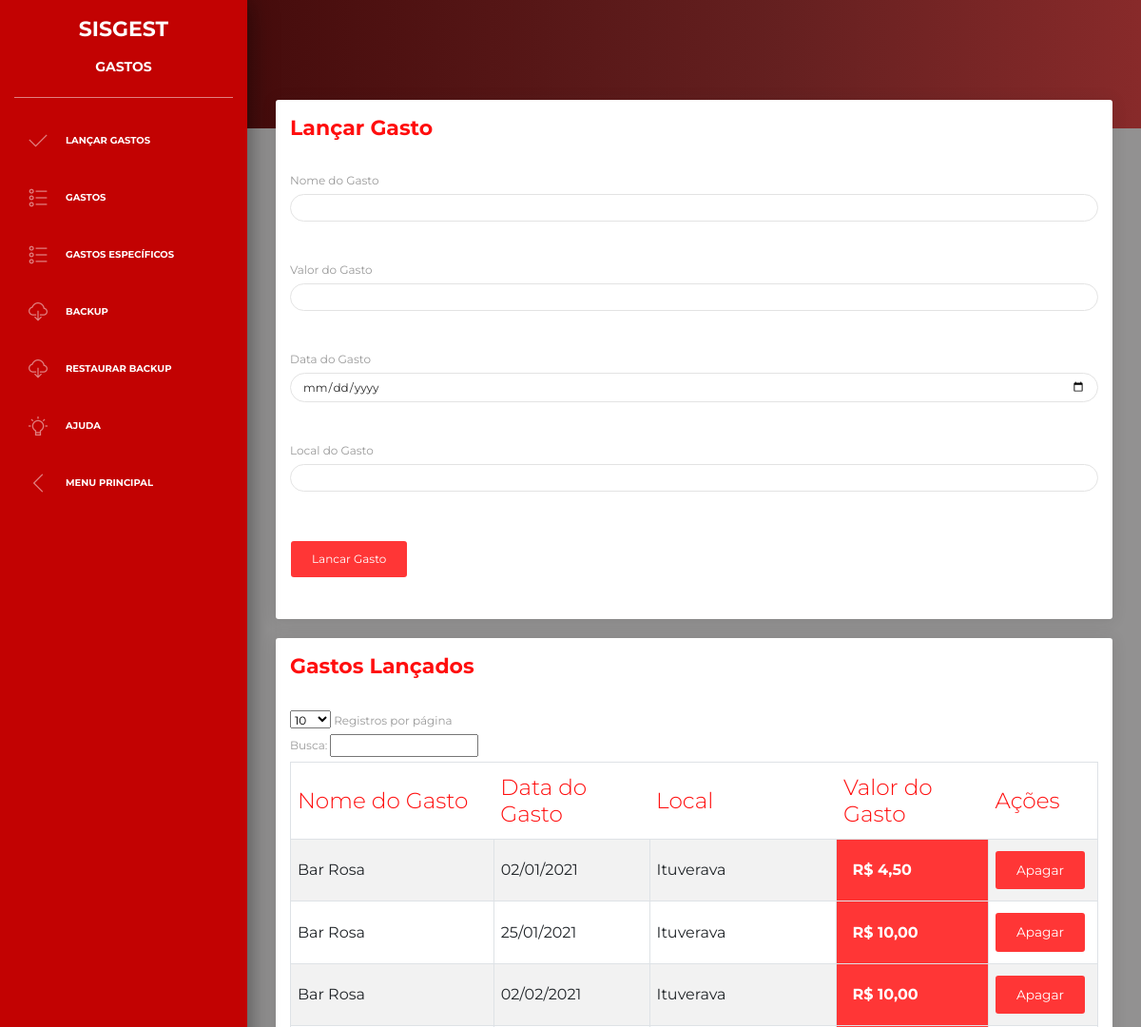
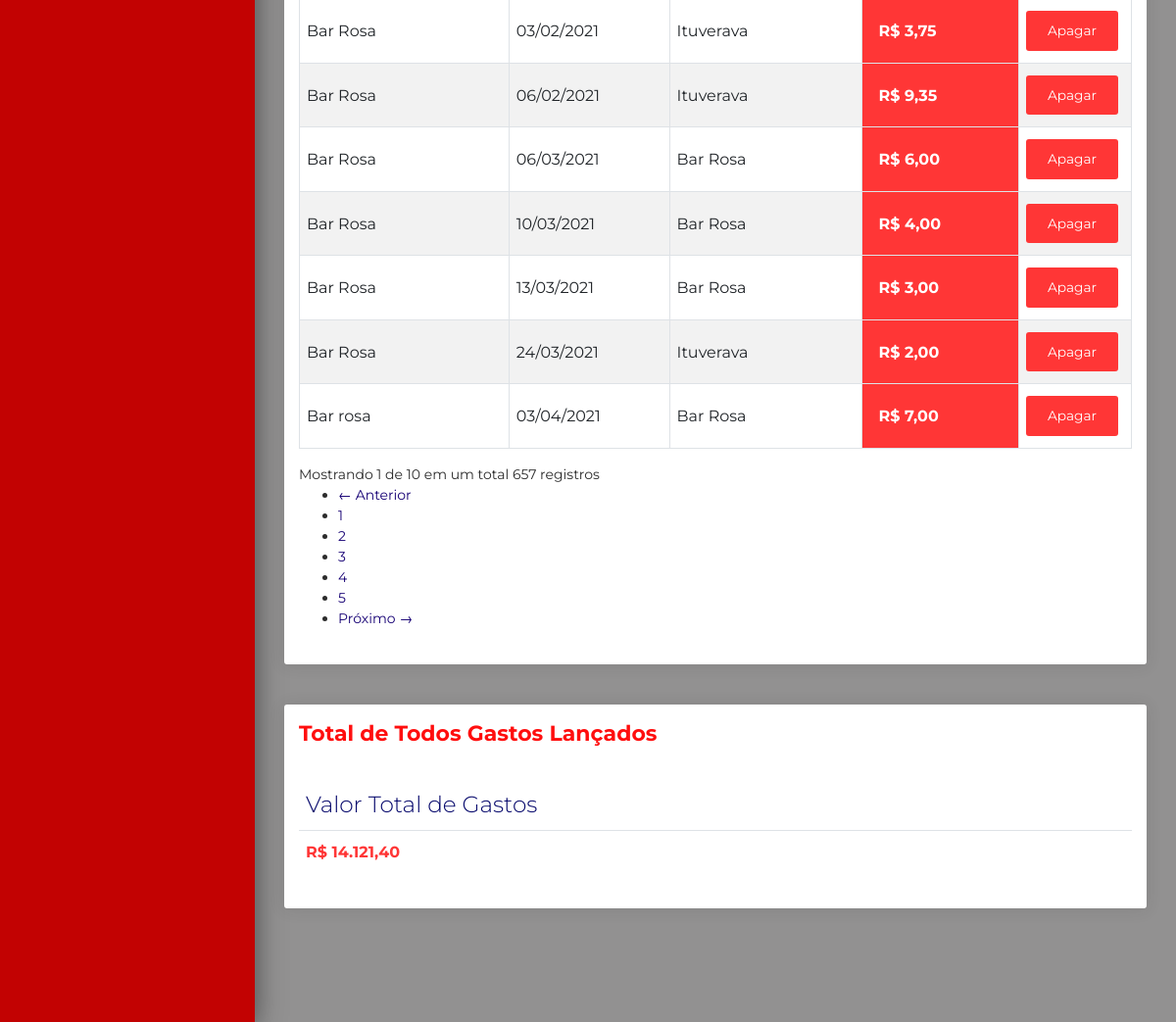
The page /sistema/Gastos/LancarGasto.php on the database its author committed (2 pictures, top to bottom).
### tables this page shows
CREATE TABLE `gastos` (
  `cod` int(11) NOT NULL AUTO_INCREMENT,
  `nomegasto` varchar(60) NOT NULL,
  `valorgasto` decimal(10,2) NOT NULL,
  `data` date NOT NULL,
  `local` varchar(60) NOT NULL,
  PRIMARY KEY (`cod`)
);

### sistema/Gastos/LancarGasto.php (the view, shortened to what this page needs)
<?php
include "../../conexao.php";
$texto_botao = 'Lancar Gasto';
?>
<body>
  <?php
  include "../head.php";
  include 'Menu.php';
  include "../navbar.php";
  ?>
  <div class="panel-header-red panel-header-sm">
  </div>
  <div class="content">
    <div class="row">
      <div class="col-md-12">
        <div class="card">
          <div class="card-header">
            <h5 class="title title-color-red">Lançar Gasto</h5>
          </div>
          <div class="card-body">
            <div class="table-responsive">
              <form action="<?php echo $_SERVER['PHP_SELF'] ?>" method="post" enctype="multipart/form-data" name="cadastro">
                <label>Nome do Gasto</label>
                <input class="form-control" type="text" id="nomegasto" name="nomegasto">
                <br>
                <br>
                <label>Valor do Gasto</label>
                <input class="form-control" type="number" step="any" id="valorgasto" name="valorgasto">
                <br>
                <br>
                <label>Data do Gasto</label>
                <input class="form-control" type="date" id="data" name="data">
                <br>
                <br>
                <label>Local do Gasto</label>
                <input class="form-control" type="text" id="local" name="local">
                <br>
                <br>
                <button type="submit" class="btn btn-danger"><?php echo $texto_botao; ?></button>
              </form>
            </div>
          </div>
        </div>
      </div>
    </div>
    <div class="row">
      <div class="col-md-12">
        <div class="card">
          <div class="card-header">
            <h5 class="title title-color-red">Gastos Lançados</h5>
          </div>
          <div class="card-body">
            <div class="table-responsive ">
              <table class="table table-striped table-bordered bootstrap-datatable datatable responsive">
                <thead class=" text-primary">
                  <tr>
                    <th class="title-color-red">Nome do Gasto</th>
                    <th class="title-color-red">Data do Gasto</th>
                    <th class="title-color-red">Local</th>
                    <th class="title-color-red">Valor do Gasto</th>
                    <th class="title-color-red">Ações</th>
                  </tr>
                </thead>
                <tbody>
                  <?php
                  $sql = "SELECT * FROM gastos";
                  $uquery = mysqli_query($con, $sql);
                  while ($lncp = mysqli_fetch_object($uquery)) :
                    $ucod = $lncp->cod;
                    $unomegasto = $lncp->nomegasto;
                    $udata = $lncp->data;
                    $ulocal = $lncp->local;
                    $uvalorgasto = $lncp->valorgasto;
                  ?>
                    <tr>
                      <td class="datatable-color"><?php echo $unomegasto; ?></td>
                      <td class="datatable-color"><?php echo date('d/m/Y', strtotime($udata)); ?></td>
                      <td class="datatable-color"><?php echo $ulocal; ?></td>
                      <td class="p-3 mb-2 bg-danger text-white title">R$ <?php echo number_format($uvalorgasto, 2, ',', '.');  ?></td>
                      <td>
                        <a class="btn btn-danger" href="?id=<?php echo $ucod; ?>&act=exclusao" onclick="return confirm('Deseja Realmente Excluir Este Gasto ?')">
                          Apagar
                        </a>
                      </td>
                    </tr>
                  <?php endwhile; ?>
                </tbody>
              </table>
            </div>
          </div>
        </div>
        <br>
        <br>
        <div class="row">
          <div class="col-md-12">
            <div class="card">
              <div class="card-header">
                <h5 class="title title-color-red"> Total de Todos Gastos Lançados</h5>
              </div>
              <div class="card-body">
                <div class="table-responsive ">
                  <table class="table">
                    <thead class=" text-primary">
                      <tr>
                        <th class="datatable-color">Valor Total de Gastos</th>
                      </tr>
                    </thead>
                    <tbody>
                      <?php
                      $total = mysqli_query($con, "SELECT SUM(valorgasto)  FROM gastos");
                      while ($sum = mysqli_fetch_array($total)) :
                        $soma = 'R$ ' . number_format($sum['SUM(valorgasto)'], 2, ',', '.');
                      endwhile;
                      ?>
                      <tr>
                        <td class="text-danger title"><?php echo $soma; ?></td>
                        <td>
                        </td>
                      </tr>
                    </tbody>
                  </table>
                </div>
              </div>
            </div>
    <?php
    include "../footer.php";
    ?>

### rows shown on the page
gastos: nomegasto "Bar Rosa", data "02/01/2021", local "Ituverava", valorgasto "4,50"
gastos: nomegasto "Bar Rosa", data "25/01/2021", local "Ituverava", valorgasto "10,00"
gastos: nomegasto "Bar Rosa", data "02/02/2021", local "Ituverava", valorgasto "10,00"
gastos: nomegasto "Bar Rosa", data "03/02/2021", local "Ituverava", valorgasto "3,75"
gastos: nomegasto "Bar Rosa", data "06/02/2021", local "Ituverava", valorgasto "9,35"
gastos: nomegasto "Bar Rosa", data "06/03/2021", local "Bar Rosa", valorgasto "6,00"
gastos: nomegasto "Bar Rosa", data "10/03/2021", local "Bar Rosa", valorgasto "4,00"
gastos: nomegasto "Bar Rosa", data "13/03/2021", local "Bar Rosa", valorgasto "3,00"
gastos: nomegasto "Bar Rosa", data "24/03/2021", local "Ituverava", valorgasto "2,00"
gastos: nomegasto "Bar rosa", data "03/04/2021", local "Bar Rosa", valorgasto "7,00"

### other values the page prints
$texto_botao "Lancar Gasto"
$soma "R$ 14.121,40"
